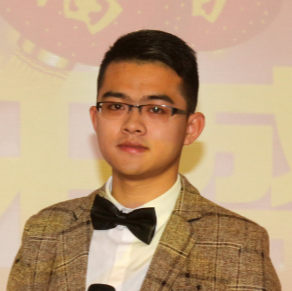
#> input picture basicIO/gavin.PNG, 292 x 291 px
$ python use-numpy_array.py   (Python 2 division)
#> lines starting #> are read from the running program, lines starting #| are printed output that depends on the picture; after the words box and inside, x2 and y2 are one past the last pixel; in counts of white or black regions, pixels touching at a corner belong together
import cv2 as cv
import numpy as np

#using numpy array opreration

img = cv.imread('gavin.PNG')
#> img is the input picture: shape (291, 292, 3); mean B, G, R 123, 156.3, 188.1
#img[0,0] = [255,255,255]

#read # write image pix value
BlueValue=img.item(50,60,0)
#> BlueValue = 159
print BlueValue
#| 159
img.itemset((50,60,0),255)
#> img: shape (291, 292, 3); under 0.01% of pixels changed, all inside (x1, y1, x2, y2) = (60, 50, 61, 51)
print img.item(50,60,0)
#| 255
img.itemset((50,60,0),BlueValue)
print img.item(50,60,0)
#| 159

#print image three attributes
print img.shape
#| (291, 292, 3)
print img.size
#| 254916
print img.dtype
#| uint8

#set image all BGR-Green value is zero
#img = [;, ;, 1]=0

#set be interested area and replace to another area
my_area = img[0:50, 0:50]
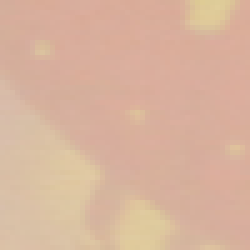
#> my_area: shape (50, 50, 3) (shown 5 times larger); mean B, G, R 157.7, 180, 216.7
img[100:150, 100:150] = my_area
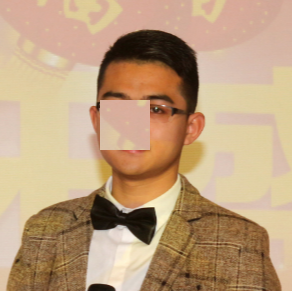
#> img: shape (291, 292, 3); 2.94% of pixels changed, all inside (x1, y1, x2, y2) = (100, 100, 150, 150)
cv.imwrite('gavin_area.png',img)
